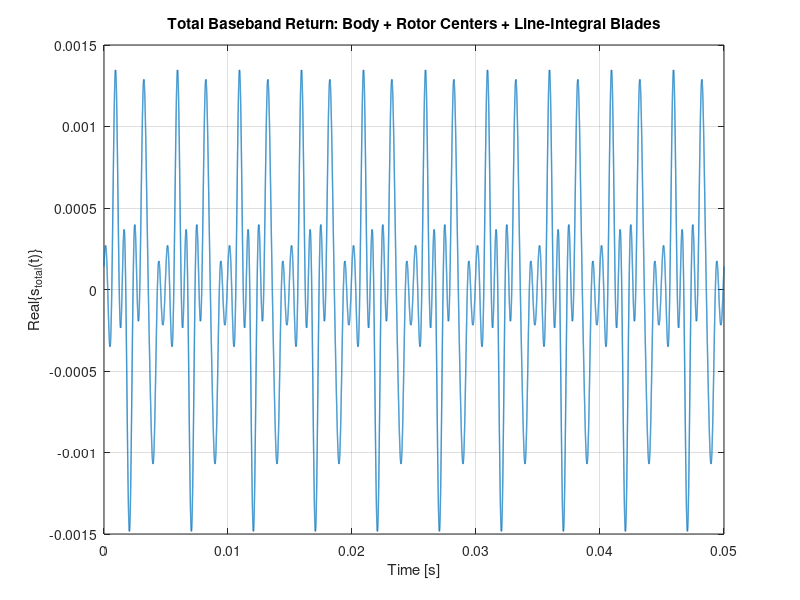

MATLAB code for this plot: (Note: this script raises an error after producing the figure.)
%% ================================================================
%  Hovering Quadcopter Micro-Doppler Simulation
%  - Based on Chen-style quadrotor UAV geometry
%  - Body + rotor centers: point scattering model
%  - Rotor blades: line-integral scattering model
%  - Constant RCS assumption
%
%  Coordinate definition:
%    Radar coordinates:      (X, Y, Z), radar at Q = [0;0;0]
%    Reference coordinates:  (X',Y',Z'), origin at quadcopter center O
%    Local coordinates:      (x, y, z), same origin and same orientation
%
%  Hovering case:
%    No translation motion
%    No body rotation motion
%    Only rotor blade rotations exist
% ================================================================
clear; close all; clc;

%% 1. Radar Parameters
c = 3e8;                % speed of light
lambda = 0.0517;        % C-band wavelength
fc = c / lambda;        % carrier frequency

fprintf('Carrier frequency fc = %.3f GHz\n', fc/1e9);

%% 2. Radar-to-quadcopter geometry
O_radar = [50; 0; 20];                                      % quadcopter center in radar coordinates

R0 = norm(O_radar);                                         % distance from radr to O
alpha = atan2(O_radar(2), O_radar(1));                      % azimuth angle
beta = atan2(O_radar(3), hypot(O_radar(1), O_radar(2)));    % elevation angle

alpha_deg = rad2deg(alpha);
beta_deg = rad2deg(beta);

fprintf('R0    = %.3f m\n', R0);
fprintf('alpha = %.3f deg\n', alpha_deg);
fprintf('beta  = %.3f deg\n', beta_deg);

% unit LOS vector from radar to quadcopter center
u_LOS = O_radar / R0;

%% 3. Quadcopter geometry: x-configuration
arm = 0.2;      % rotor center distance in x/y directions

rotor_local = [ arm, -arm,  arm, -arm;
                arm, -arm, -arm,  arm;
                0,    0,    0,    0   ];

NR = 4;         % number of rotors

% positive rotation is CCW when viewed from +z axis
spin_sign = [+1,+1,-1,-1];

%% 4. Rotor blade parameters
NB = 2;                     % number of blades per rotor
blade_root = 0.0;           % blade root radius
blade_tip = 0.07;           % blade tip radius
blade_len = blade_tip - blade_root;

blade_width = 0.025;        % blade width, not explicitly used in 1-D line model

% hovering rotor speed
Omega_rps = 100;            % rotor rotation rate [rev/s] for hovering
omega = 2*pi*Omega_rps;     % [rad/s]

% initial rotor phases
% chen notes that random initial rotation angles can change the period
% pattern.
rng(47);
phi0 = 2*pi*rand(1, NR);    % random initial phase per rotor

%% 5. Constant RCS value
% chen mentions drone body RCS around 0.01 m^2 and blade RCS around 0.001
% m^2
sigma_body = 0;          % body point scatterer RCS
sigma_rotorCenter = 0;   % rotor center / motor-hub point scatterer RCS
sigma_blade = 1e-2;         % total RCS scale per blade

%% 6. Slow-time sampling
fd_max_approx = 2 * omega * blade_tip * cos(beta) / lambda;

fprintf('Approx. max blade-tip micro-Doppler = %.1f Hz\n', fd_max_approx);

fs_slow = 2e6;             % slow-time smapling rate
Tobs = 0.05;                 % observation time
t = 0:1/fs_slow:Tobs-1/fs_slow;
Nt = numel(t);

%% 7. Static point-scatterer returns
R_body = R0;
s_body = sigma_body * exp(-1j*4*pi/lambda * R_body) * ones(1, Nt);

s_rotorCenters = zeros(1, Nt);

for j = 1:NR
    hub_radar = O_radar + rotor_local(:, j);
    R_hub = R0 + u_LOS.' * rotor_local(:,j);

    s_rotorCenters = s_rotorCenters + ...
        sigma_rotorCenter * exp(-1j*4*pi/lambda * R_hub) * ones(1,Nt);
end

%% 8. Rotor blade line-integral returns
s_blades = zeros(1, Nt);            % total return from all rotor blades
s_rotorBlades = zeros(NR, Nt);      % blade return grouped by rotor

for j = 1:NR

    % rotor center projection onto radar LOS
    c_proj = u_LOS.' * rotor_local(:,j);

    % static phase term due to quadcopter center and rotor center
    rotor_static_phase = exp(-1j*4*pi/lambda * (R0 + c_proj));

    % total blade return from j-th rotor
    s_rotor_j = zeros(1, Nt);

    for k = 0:NB-1

        % blade angel
        theta_jk = spin_sign(j)*omega*t + phi0(j) + 2*pi*k/NB;

        % blade direction vector
        e_jk = [cos(theta_jk); sin(theta_jk); zeros(1, Nt)];

        % LOS projection
        gamma_jk = u_LOS.' * e_jk;

        % closed-form line-integral result
        sinc_arg = 4/lambda * blade_len/2 * gamma_jk;

        line_integral_jk = ...
            blade_len .* ...
            exp(-1j*4*pi/lambda * blade_len/2 * gamma_jk) .* ...
            sinc(sinc_arg);

        % blade return 
        s_jk = sigma_blade * rotor_static_phase .* line_integral_jk;

        % sum blades belonging to the same rotor
        s_rotor_j = s_rotor_j + s_jk;
    end

    % store total blade return of each rotor
    s_rotorBlades(j, :) = s_rotor_j;

    % sum all rotor blade returns
    s_blades = s_blades + s_rotor_j;
end

%% 9. Total received baseband signal
s_total = s_body + s_rotorCenters + s_blades;

%% 10. Analytical blade-tip Doppler guide curves
fd_tip = zeros(NR*NB, Nt);
idx = 0;

for j = 1:NR
    for k = 1:NB
        idx = idx + 1;

        theta = spin_sign(j)*omega*t + phi0(j) + 2*pi*(k-1)/NB;

        % Tip velocity in local/reference coordinates
        vx = -blade_tip * spin_sign(j) * omega .* sin(theta);
        vy =  blade_tip * spin_sign(j) * omega .* cos(theta);
        vz = zeros(1, Nt);

        v_tip = [vx; vy; vz];

        Rdot_tip = u_LOS.' * v_tip;
        fd_tip(idx, :) = -(2/lambda) * Rdot_tip;
    end
end

%% 11. Plot: time-domain signal
figure('Name','Received Baseband Signal');
plot(t, real(s_total), 'LineWidth', 1.0); grid on;
xlabel('Time [s]');
ylabel('Real\{s_{total}(t)\}');
title('Total Baseband Return: Body + Rotor Centers + Line-Integral Blades');

%% 12. Plot: micro-Doppler spectrogram
winLen = 4096;
win = hamming(winLen, 'periodic');
noverlap = round(0.90 * winLen);
nfft = 32768;

[S, F, Tspec] = spectrogram(s_total, win, noverlap, nfft, fs_slow, 'centered');

SdB = 20*log10(abs(S) ./ max(abs(S(:))) + eps);

figure('Name','Micro-Doppler Spectrogram');
imagesc(Tspec, F, SdB);
axis xy;
ylim([-3000 3000]);
clim([-40 0]);
grid on;
colorbar;
colormap(jet);
xlabel('Time [s]');
ylabel('Doppler frequency [Hz]');
title('Hovering Quadcopter Micro-Doppler Signature');

% hold on;
% plot(t, fd_tip, 'w--', 'LineWidth', 0.5);
% hold off;

%% 13. Plot: power spectrum
NfftSpec = 2^nextpow2(Nt);
Sfreq = fftshift(fft(s_total, NfftSpec));
faxis = (-NfftSpec/2:NfftSpec/2-1) * fs_slow/NfftSpec;

figure('Name','Power Spectrum');
plot(faxis, 20*log10(abs(Sfreq)./max(abs(Sfreq)) + eps), 'LineWidth', 1.0);
grid on;
xlim([-4000 4000]);
ylim([-80 5]);
xlabel('Doppler frequency [Hz]');
ylabel('Normalized magnitude [dB]');
title('Power Spectrum of Hovering Quadcopter Return');

%% 14. Plot: 3-D geometry
figure('Name','3-D Geometry');
hold on; grid on; axis equal;

% Radar
plot3(0, 0, 0, 'kp', 'MarkerSize', 12, 'MarkerFaceColor', 'k');
text(0, 0, 0, '  Q: Radar', 'FontSize', 10);

% Quadcopter center
plot3(O_radar(1), O_radar(2), O_radar(3), 'ro', ...
    'MarkerSize', 9, 'MarkerFaceColor', 'r');
text(O_radar(1), O_radar(2), O_radar(3), '  O: Quadcopter center', 'FontSize', 10);

% LOS
plot3([0 O_radar(1)], [0 O_radar(2)], [0 O_radar(3)], 'k--', 'LineWidth', 1.0);

% Reference/local coordinate axes at O
axisLen = 0.35;
quiver3(O_radar(1), O_radar(2), O_radar(3), axisLen, 0, 0, ...
    'LineWidth', 1.2, 'MaxHeadSize', 1.0);
text(O_radar(1)+axisLen, O_radar(2), O_radar(3), ' x/X''');

quiver3(O_radar(1), O_radar(2), O_radar(3), 0, axisLen, 0, ...
    'LineWidth', 1.2, 'MaxHeadSize', 1.0);
text(O_radar(1), O_radar(2)+axisLen, O_radar(3), ' y/Y''');

quiver3(O_radar(1), O_radar(2), O_radar(3), 0, 0, axisLen, ...
    'LineWidth', 1.2, 'MaxHeadSize', 1.0);
text(O_radar(1), O_radar(2), O_radar(3)+axisLen, ' z/Z''');

% Rotor centers and blades at t = 0
for j = 1:NR
    hub = O_radar + rotor_local(:,j);

    plot3(hub(1), hub(2), hub(3), 'bo', ...
        'MarkerSize', 8, 'MarkerFaceColor', 'b');

    if spin_sign(j) > 0
        dirText = 'CCW';
    else
        dirText = 'CW';
    end

    text(hub(1), hub(2), hub(3), ...
        sprintf('  R%d (%s)', j, dirText), 'FontSize', 9);

    for k = 1:NB
        theta0 = phi0(j) + 2*pi*(k-1)/NB;
        u0 = [cos(theta0); sin(theta0); 0];

        p_root = hub + blade_root * u0;
        p_tip  = hub + blade_tip  * u0;

        plot3([p_root(1) p_tip(1)], ...
              [p_root(2) p_tip(2)], ...
              [p_root(3) p_tip(3)], ...
              'LineWidth', 2.0);
    end
end

xlabel('X [m]');
ylabel('Y [m]');
zlabel('Z [m]');
title('Radar, Reference/Local Coordinates, Rotor Centers, and Blades at t = 0');
view(35, 25);

%% 15. Summary print
fprintf('\n===== Simulation Summary =====\n');
fprintf('Rotor configuration: x-configuration\n');
fprintf('Rotor centers [m]:\n');
disp(rotor_local);
fprintf('Rotor 1,2: CCW / Rotor 3,4: CW\n');
fprintf('NB = %d blades per rotor\n', NB);
fprintf('Blade root = %.3f m, tip = %.3f m\n', blade_root, blade_tip);
fprintf('Hovering rotor rate = %.1f r/s\n', Omega_rps);
fprintf('Approx. fd max = %.1f Hz\n', fd_max_approx);
fprintf('Slow-time fs = %.1f Hz, Tobs = %.3f s\n', fs_slow, Tobs);
